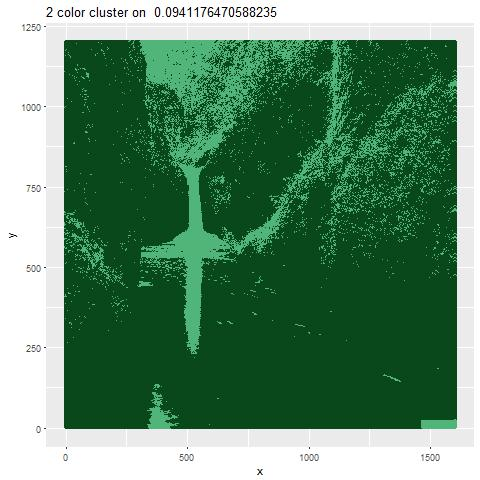
#> input picture K-Means & Clustering Images/Part-III/clusteredImages/2-clustered-image3.jpg.jpeg, 480 x 480 px
$ python part-3_2.py '../../K-Means & Clustering Images/Part-III/clusteredImages/2-clustered-image3.jpg.jpeg'
#> lines starting #> are read from the running program, lines starting #| are printed output that depends on the picture
import numpy as np
import sys
from sklearn.decomposition import PCA
import matplotlib.pyplot as plt
from pylab import *
from skimage import data, io, color
## Source Code : https://pakallis.wordpress.com/2013/06/20/principal-component-analysis-in-an-image-with-scikit-learn-and-scikit-image/
args = sys.argv
link = args[1]
image_gray = io.imread(link,as_gray=True)
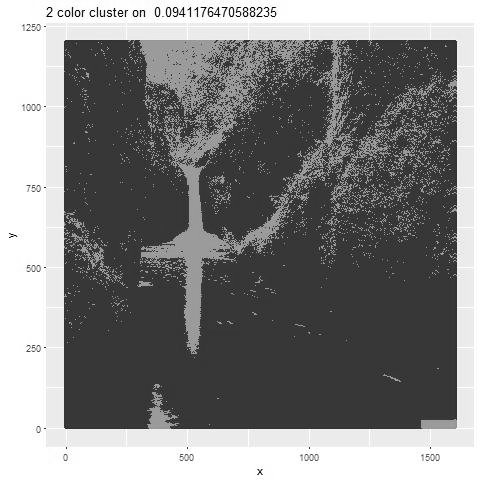
#> image_gray: shape (480, 480) float64; min 0, max 1, mean 0.506
subplot(2, 2, 1)
io.imshow(image_gray)
xlabel('Original Image')
for i in range(1, 4):
    n_comp = 3 ** i
    pca = PCA(n_components = n_comp)
    pca.fit(image_gray)
    image_gray_pca = pca.fit_transform(image_gray)
    # subplot(2, 2, 2)
    # io.imshow(coke_gray_pca)
    # xlabel('Image after applying PCA')
    image_gray_restored = pca.inverse_transform(image_gray_pca)
    subplot(2, 2, i+1)
    io.imshow(image_gray_restored)
    xlabel('Restored image n_components = %s' %n_comp)
    print ('Variance retained for %s components %s is  %%' %(n_comp, (1 - sum(pca.explained_variance_ratio_) / size(pca.explained_variance_ratio_)) * 100))
    print ('Compression Ratio for %s components is %s %%' %(n_comp, (float(size(image_gray_pca)) / size(image_gray) * 100)))
#> this loop made 3 passes
#| Compression Ratio for 3 components is 0.625 %
#| Compression Ratio for 9 components is 1.875 %
#| Compression Ratio for 27 components is 5.625 %
#> pass 1, `image_gray_restored = pca.inverse_transform(image_gray_pca)`:
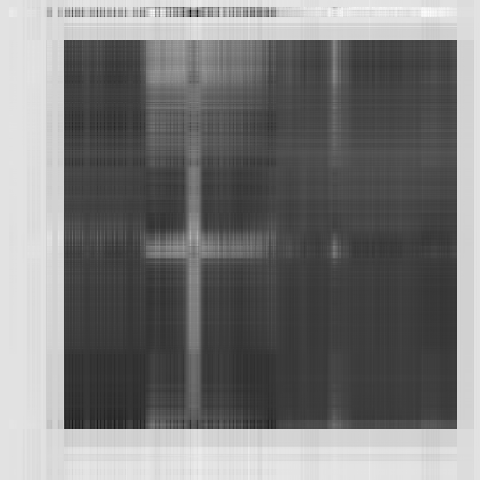
#> image_gray_restored: shape (480, 480) float64; min -0.0599, max 1.13, mean 0.506; drawn with min black and max white
#> pass 2, `image_gray_restored = pca.inverse_transform(image_gray_pca)`:
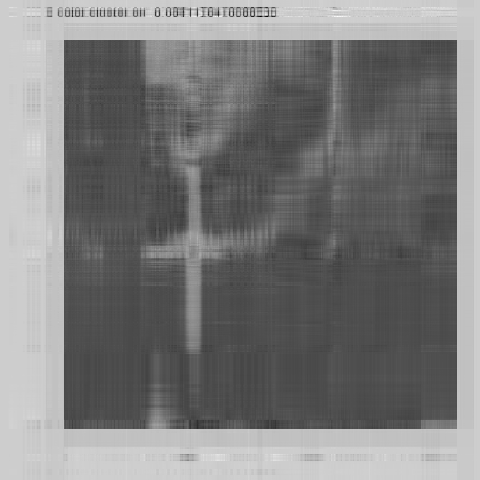
#> image_gray_restored: shape (480, 480) float64; min -0.259, max 1.3, mean 0.506; drawn with min black and max white
#> pass 3, `image_gray_pca = pca.fit_transform(image_gray)`:
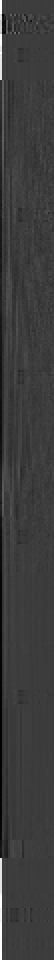
#> image_gray_pca: shape (480, 27) float64 (shown 2 times larger); min -3.68, max 11.84, mean -6.87e-16; drawn with min black and max white
#> pass 3, `image_gray_restored = pca.inverse_transform(image_gray_pca)`:
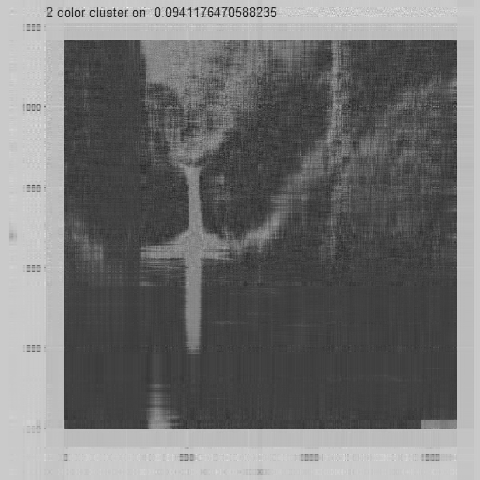
#> image_gray_restored: shape (480, 480) float64; min -0.153, max 1.3, mean 0.506; drawn with min black and max white
show()

$ run again, on K-Means & Clustering Images/Part-III/clusteredImages/2-clustered-image5.jpg.jpeg
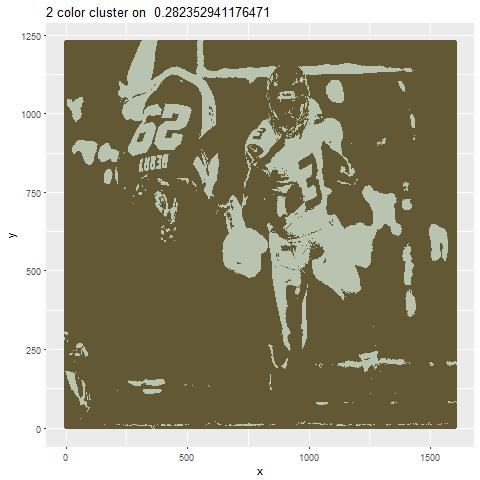
#> input picture K-Means & Clustering Images/Part-III/clusteredImages/2-clustered-image5.jpg.jpeg, 480 x 480 px
#> `image_gray = io.imread(link,as_gray=True)`:
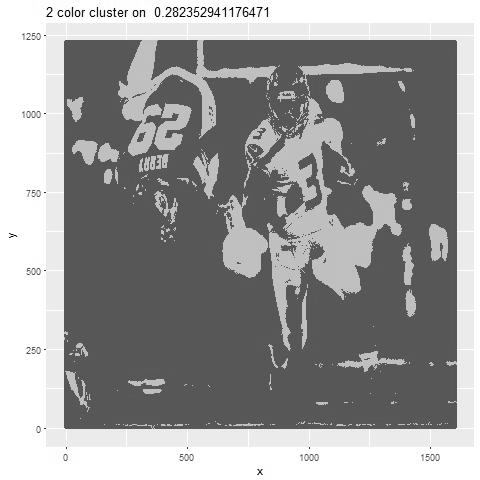
#> image_gray: shape (480, 480) float64; min 0, max 1, mean 0.598
#> the loop `for i in range(1, 4):` made 3 passes
#| Compression Ratio for 3 components is 0.625 %
#| Compression Ratio for 9 components is 1.875 %
#| Compression Ratio for 27 components is 5.625 %
#> pass 3, `image_gray_restored = pca.inverse_transform(image_gray_pca)`:
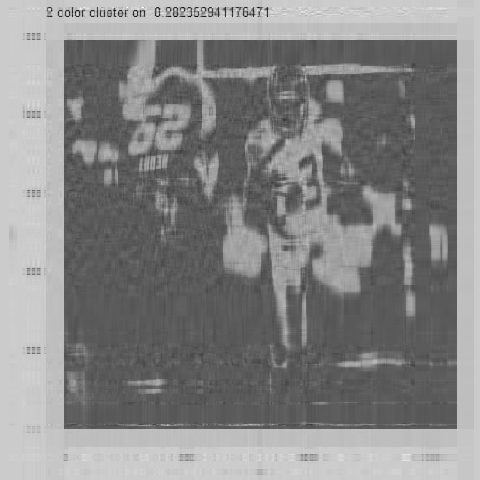
#> image_gray_restored: shape (480, 480) float64; min -0.186, max 1.3, mean 0.598; drawn with min black and max white
